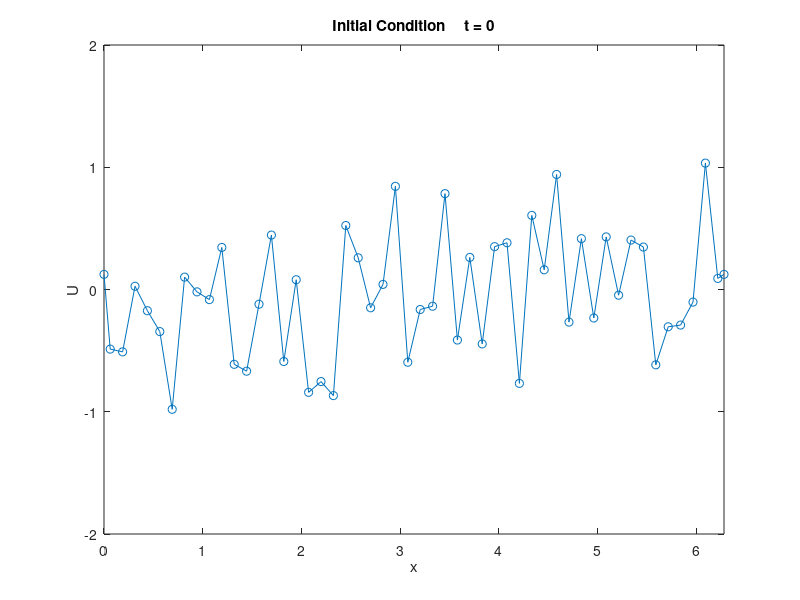
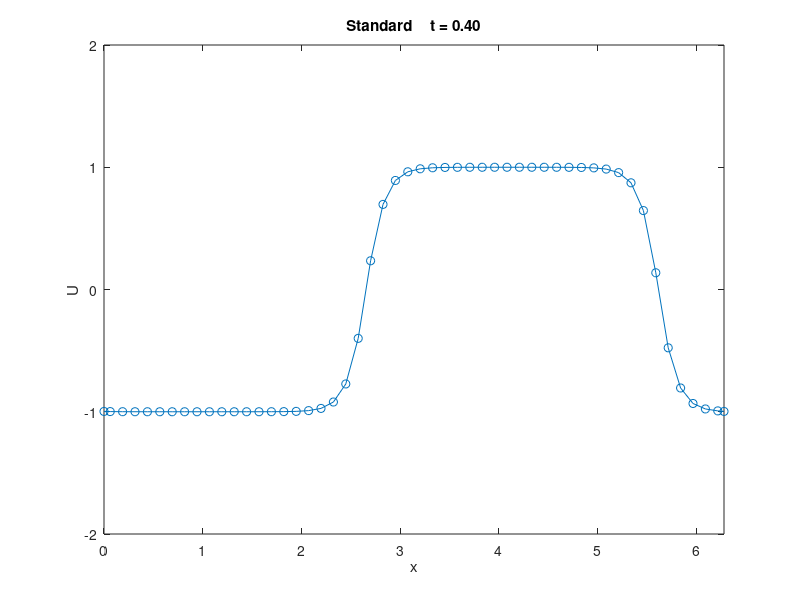

Write MATLAB code to recreate these figures, in order. (Note: this script raises an error after producing the figures.)
%% Allen-Cahn and Heat Equations with Periodic Boundary conditions.
clf;
clc;
clear all;

addpath('./mole_MATLAB/');

%% Settings %%%%
N = 50; % number of grid points

explicit = false;
plots = true;
skip_standard = false;
allen_cahn = true;

%% Shared problem parameters

%% Heat Equation
coeff=(1/.15).^2;  %Coefficient needed for Allen-Cahn PDE.
alpha = 1.0; % thermal diffusivity.

%% X Domain
a = 0;
b = 2*pi;
dx = (b-a)/N;
dx2 = dx/2;

%% X discretization
x = [a (a+dx2):dx:(b-dx2)]'; % solution domain is u(0) to u(N) {u(x(0)) = u(x(N+1))}
x_display = [x; b];

%% Initial Condition
if (allen_cahn)
  u0=1.2*(rand(size(x))-1*rand(size(x)));
  %u0 = 0.5*(1+sin(5*3.14/(b-a) * x));
else
  u0 = 0.5*(1+sin(2*3.14/(b-a) * x));
end

%% Time Domain
t0 = 0;
tf = 0.4;
dt = (dx2^2)/(4*alpha); % Von Neumann Stability Criterion

%plot_frequency = (tf/dt)/N;
plot_frequency = 2; % for watching time evolution
plot_frequency = 1;

%% Implicit "Standard" Finite Differences Approach
standard = zeros(ceil(tf/dt), length(x_display)); % to store solutions

%% Time discretization
t = t0;
timesteps = 1;

%% Initial Condition
u = u0;
unew = u0;
u_display = [u0; u0(1)];
standard(1,:) = u_display;

%% Finite Difference Operator Matrix
v = alpha*dt/dx^2;
a0 = v*ones(N+1, 1);
a1 = -2*v*ones(N+1, 1);
A = spdiags([a0 a1 a0], [-1 0 1], N+1, N+1);

%% Use Saulo's non-uniform spacing scheme at boundaries
%% X = a
A(1, N+1) = v;       A(1, 1)     = -2*v; A(1, 2)   = v;
%% X = a + dx/2
A(2, 1)   = (8/3)*v; A(2, 2)     = -4*v; A(2, 3)   = (4/3)*v;
%% X = b - dx/2
A(N+1, N) = (4/3)*v; A(N+1, N+1) = -4*v; A(N+1, 1) = (8/3)*v;

if (explicit)
  FD = speye(size(A)) + A;
else
  FD = speye(size(A)) - A;
end


if (plots)
  figure(1);
  plot(x_display, u_display, 'o-');
  str = sprintf('Initial Condition \t t = 0', t);
  title(str)
  xlabel('x')
  ylabel('U')
  xlim([a b]);
  ylim([-2 2]);
end

figures_so_far = 2;

if (skip_standard == 0)

%% Integrate
while (t <= tf)
    %% update U
    if (explicit)
      unew = FD * u;
    else
      unew = FD \ u;
    end

    if (allen_cahn)
      unew = unew - coeff*dt*(u.^3-u);
    end

    u = unew;

    %% timestep
    timesteps = timesteps+1;
    t = timesteps*dt;

    %% Make a plot every few timesteps and on the last timestep.
    u_display = [u; u(1)];
    if (plots && (mod(timesteps-1, plot_frequency) == 1 || t >= tf))
      % figure(figures_so_far); figures_so_far = figures_so_far + 1;
      figure(2);

      plot(x_display, u_display, 'o-');
      str = sprintf('Standard \t t = %.2f', t);
      title(str)
      xlabel('x')
      ylabel('U')
      xlim([a b]);
      ylim([-2 2]);
    end

    standard(timesteps,:) = u_display;
end
end

u_standard = u;

%% Implicit Mimetic Finite Differences Approach
mimetic = zeros(ceil(tf/dt), length(x_display));

%% X discretization
x = [a (a+dx/2):dx:(b-dx/2)]';
x_display = [x; b];

%% Time discretization
t = t0;
timesteps = 0;

%% Initial Condition
u = u0;
unew = u0;
u_display = [ u; u(1)];
mimetic(1,:) = u_display;

%% Mimetic Operator Matrix
order = 2;

%% Instead of using MOLE's lap(), construct laplacian from div and grad ourselves.
%% This lets us impose boundary conditions on D and G as needed.
D = div(order, N, dx); % 1D Mimetic divergence operator
G = grad(order, N, dx);

%% Periodic BC imposed on the divergence operator
D(1,2) = 1/(2*dx);
D(1,end-1) = -1/(2*dx);
D(end,2) = 1/(2*dx);
D(end,end-1) = -1/(2*dx);

%% Apply the rule that U(1) == U(end), and drop last row/column.
L = D*G;
L(:, 1) = L(:, 1) + L(:, end);
L = L(1:end-1,1:end-1);

if (explicit)
  MFD = speye(size(L)) + alpha*dt*L;
else
  MFD = speye(size(L)) - alpha*dt*L;
end

%% Integrate
while (t <= tf)
    %% update U
    if (explicit)
      unew = MFD * u;
    else
      unew = MFD \ u;
    end

    if (allen_cahn)
      unew = unew - coeff*dt*(u.^3-u);
    end

    %% timestep
    timesteps = timesteps+1;
    t = timesteps*dt;

    u = unew;

    u_display = [u; u(1)];
    %% Make a plot every few timesteps and on the last timestep.
    if (plots && (mod(timesteps-1, plot_frequency) == 1 || t >= tf))
      %figure(figures_so_far); figures_so_far = figures_so_far + 1;
      figure(3);

      plot(x_display, u_display, 'o-');
      str = sprintf('Mimetic \t t = %.2f', t);
      title(str)
      xlabel('x')
      ylabel('U')
      xlim([a b]);
      ylim([-2 2]);
    end

    mimetic(timesteps,:) = u_display;
end

u_mimetic = u;

percent_diff = 100 * abs(u_standard - u_mimetic) ./ u_standard;

%% 3D plots
if (plots)
  X = x_display;
  T = 0:dt:tf;

  %figure(figures_so_far); figures_so_far + 1;
  figure(4);
  mesh(X,T,standard);
  title("standard");
  xlabel('x'); ylabel('t'); zlabel('u');

  %figure(figures_so_far); figures_so_far + 1;
  figure(5);
  mesh(X,T,mimetic);
  title("mimetic");
  xlabel('x'); ylabel('t'); zlabel('u');

  %figure(figures_so_far); figures_so_far + 1;
  figure(6);
  mesh(X,T,abs(mimetic-standard));
  title("abs. difference");
  xlabel('x'); ylabel('t'); zlabel('diff');

end

